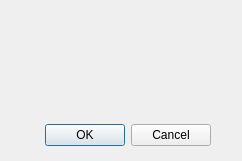
<?xml version="1.0" encoding="UTF-8"?>
<ui version="4.0">
 <class>Dialog</class>
 <widget class="QDialog" name="Dialog">
  <property name="geometry">
   <rect>
    <x>0</x>
    <y>0</y>
    <width>242</width>
    <height>161</height>
   </rect>
  </property>
  <property name="windowTitle">
   <string>Dialog</string>
  </property>
  <widget class="QDialogButtonBox" name="buttonBox">
   <property name="geometry">
    <rect>
     <x>-130</x>
     <y>120</y>
     <width>341</width>
     <height>31</height>
    </rect>
   </property>
   <property name="orientation">
    <enum>Qt::Horizontal</enum>
   </property>
   <property name="standardButtons">
    <set>QDialogButtonBox::Cancel|QDialogButtonBox::Ok</set>
   </property>
  </widget>
 </widget>
 <resources/>
 <connections>
  <connection>
   <sender>buttonBox</sender>
   <signal>accepted()</signal>
   <receiver>Dialog</receiver>
   <slot>accept()</slot>
   <hints>
    <hint type="sourcelabel">
     <x>248</x>
     <y>254</y>
    </hint>
    <hint type="destinationlabel">
     <x>157</x>
     <y>274</y>
    </hint>
   </hints>
  </connection>
  <connection>
   <sender>buttonBox</sender>
   <signal>rejected()</signal>
   <receiver>Dialog</receiver>
   <slot>reject()</slot>
   <hints>
    <hint type="sourcelabel">
     <x>316</x>
     <y>260</y>
    </hint>
    <hint type="destinationlabel">
     <x>286</x>
     <y>274</y>
    </hint>
   </hints>
  </connection>
 </connections>
</ui>
